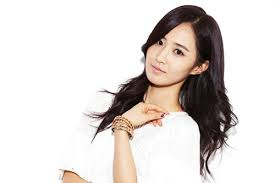
#> input picture snsd_classify/python1/src.jpg, 275 x 183 px
$ python pre_detect.py ../python1/src.jpg   (older library calls are emulated)
#> lines starting #> are read from the running program, lines starting #| are printed output that depends on the picture; after the words box and inside, x2 and y2 are one past the last pixel; in counts of white or black regions, pixels touching at a corner belong together
#> further down, in_image is the input picture: shape (183, 275, 3); mean B, G, R 212.5, 215.7, 221.8
# -*- coding: utf-8 -*-
import cv2
import sys
import os.path
import caffe
from caffe.proto import caffe_pb2
import numpy as np
from datetime import datetime
import numpy as np
import copy
import random
import sys
import matplotlib.pyplot as plt


def label(img):
    # フレームをHSVに変換
    hsv = cv2.cvtColor(img, cv2.COLOR_BGR2HSV)
#> hsv: shape (183, 275, 3); mean H, S, V 17.2, 21.1, 221.9
        # 取得する色の範囲を指定する
    lower_yellow = np.array([10, 100, 100])
    upper_yellow = np.array([25, 255, 255])
        # 指定した色に基づいたマスク画像の生成
    img_mask = cv2.inRange(hsv, lower_yellow, upper_yellow)
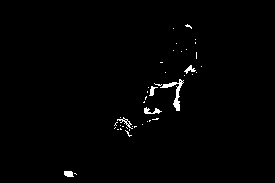
#> img_mask: shape (183, 275); 1.1% white; 43 white regions (37 under 20 px), largest, box (x1, y1, x2, y2) and area: (160, 79, 184, 111) 185, (144, 107, 162, 114) 64, (64, 171, 74, 177) 50, (117, 117, 133, 129) 48, (184, 65, 196, 74) 45, (149, 86, 158, 96) 41

        # フレーム画像とマスク画像の共通の領域を抽出する。
    img_color = cv2.bitwise_and(img, img, mask=img_mask)
    # グレースケールに変換
    img_gray = cv2.cvtColor(img_color, cv2.COLOR_BGR2GRAY)
    # cv2.imwrite("a.png", img_color)
    # cv2.imshow("a.png", img_color)
        # 二値変換
    thresh = 100
    max_pixel = 255
    ret, img_dst = cv2.threshold(img_gray,thresh,max_pixel,cv2.THRESH_BINARY)
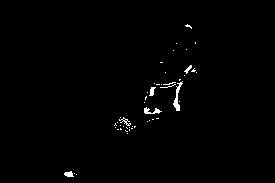
#> img_dst: shape (183, 275); 0.86% white in thin lines or dots, all inside (x1, y1, x2, y2) = (64, 24, 197, 177)
#> ret = 100

    neiborhood4 = np.array([[0, 1, 0],[1, 1, 1],[0, 1, 0]],np.uint8)
        # 8近傍の定義
    neiborhood8 = np.array([[1, 1, 1],[1, 1, 1],[1, 1, 1]],np.uint8)

        # 8近傍で膨張処理
    img_dilation = cv2.dilate(img_color,neiborhood8,iterations=10)
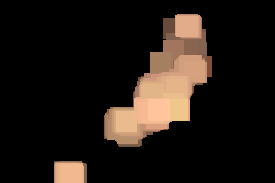
#> img_dilation: shape (183, 275, 3); mean B, G, R 19.1, 24.7, 32.2

     # 8近傍で縮小処理
    img_erosion = cv2.erode(img_dilation,neiborhood8,iterations=12)
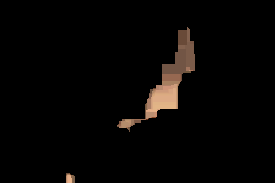
#> img_erosion: shape (183, 275, 3); mean B, G, R 4, 5.1, 6.8

#ラベリング
    height, width, channels = img_erosion.shape[:3]
#> height = 183; width = 275; channels = 3
    dst = copy.copy(img_erosion)
    gray = cv2.cvtColor(img_erosion, cv2.COLOR_BGR2GRAY)
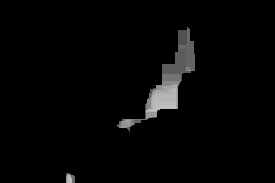
#> gray: shape (183, 275); min 0, max 193, mean 5.5
    ret, bin = cv2.threshold(gray, 0, 255, cv2.THRESH_BINARY | cv2.THRESH_OTSU)
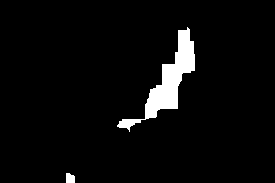
#> bin: shape (183, 275); 4.2% white; 2 white regions, box (x1, y1, x2, y2) and area: (117, 27, 195, 132) 2057, (66, 173, 75, 183) 80
#> ret = 59
    cv2.imwrite("bin.png",bin)
    output = cv2.connectedComponentsWithStats(bin, 8, cv2.CV_32S)
    nLabels = output[0]
#> nLabels = 3
    labelImage = output[1]
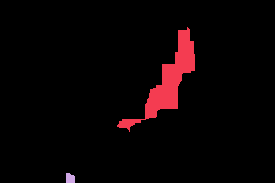
#> labelImage: shape (183, 275) int32; 3 distinct labels, from 0 to 2; one colour per label, 0 black
    status = list(output[2])
#> status = [[0, 0, 275, 183, 48188], [117, 27, 78, 105, 2057], [66, 173, 9, 10, 80]]
    del status[0]

    status.sort(key=lambda x:x[4],reverse=True)

    return status

def filenamelist(src_directory):
    # サブディレクトリを想定
    file_array = []
    for file in fild_all_files(src_directory):
        # .pngか.jpgのときリストに格納
        if file.endswith(".jpg") or file.endswith(".png") or file.endswith(".jpeg"):
            file_array.append(file)

    return file_array

def fild_all_files(directory):
    for root, dirs, files in os.walk(directory):
        yield root
        for file in files:
            yield os.path.join(root, file)

if __name__ == "__main__":
    argvs = sys.argv   # コマンドライン引数を格納したリストの取得
    argc = len(argvs)  # 引数の個数
    num =100
    print(argvs[1])

    # まず元画像があるディレクトリを持ってくる
    image_path = "./"+argvs[1]
    # file_namesにディレクトリ込みのファイルネームを格納
    file_names = filenamelist(image_path)
    in_image = cv2.imread(argvs[1])
    kanban = label(in_image)
#> kanban = [[117, 27, 78, 105, 2057], [66, 173, 9, 10, 80]]
    print(kanban)
#| [array([ 117,   27,   78,  105, 2057], dtype=int32), array([ 66, 173,   9,  10,  80], dtype=int32)]
